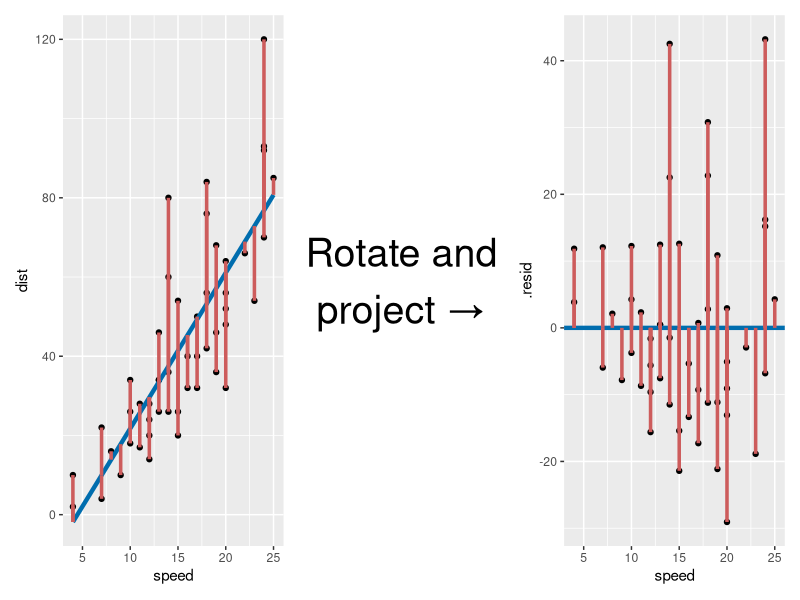
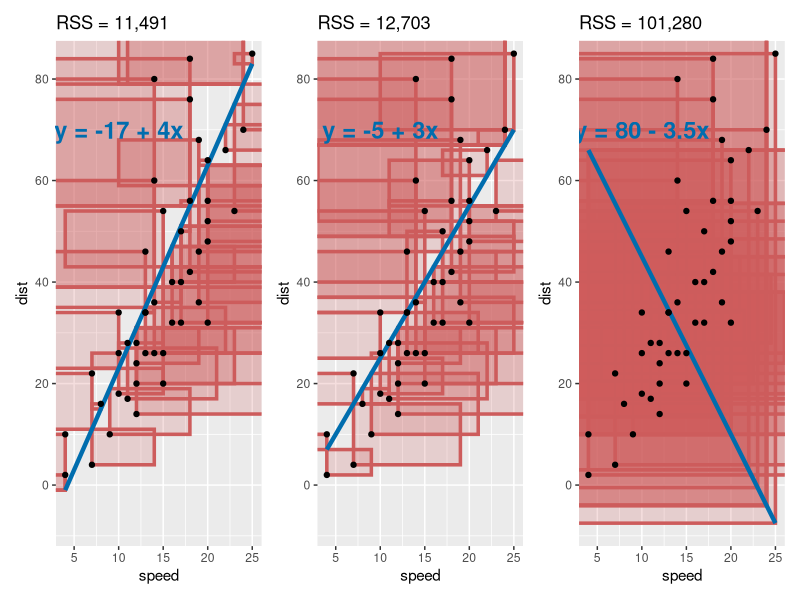
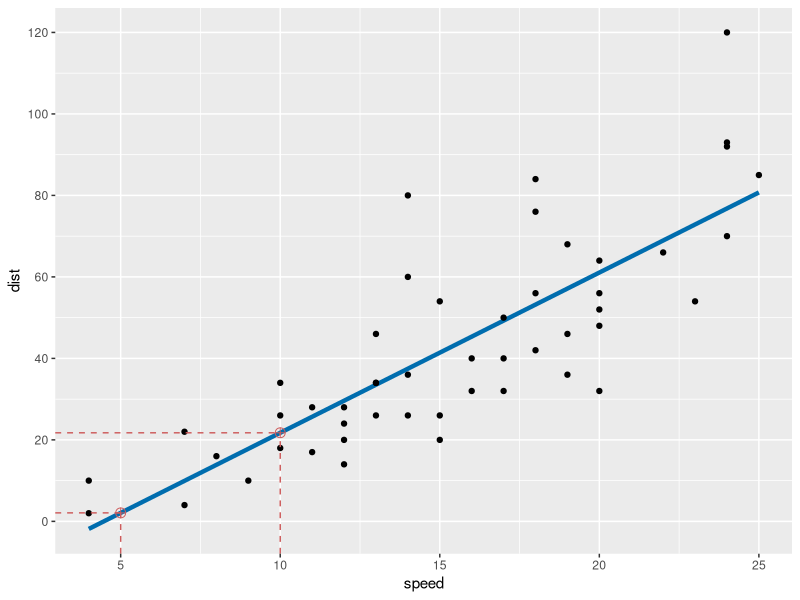

These figures' R source, in order:
## ---- chunk 1
knitr::opts_chunk$set(#fig.path = "images/chapter8-01/",
                      fig.align = "center",
                      fig.width = 10, 
                      fig.height = 4,
                      cache.path = "cache/",
                      cache = FALSE,
                      echo = TRUE)
library(tidyverse)
library(broom)
library(grid)
library(patchwork)
## ---- chunk 2

## ---- chunk 3
fit <- augment(lm(dist ~ speed, cars))
g1 <- ggplot(fit, aes(speed, dist)) + 
  geom_point() + 
  geom_line(aes(y = .fitted), color = "#006dae", size = 1.5) +
  geom_segment(aes(x = speed, xend = speed,
                   y = .fitted, yend = dist), 
               color = "indianred", size = 1.2)

g2 <- ggplot() + theme_void() +
  annotate("text", x = 0.5, y = 0.5, label = "Rotate and\nproject →", size = 10)

g3 <- ggplot(fit, aes(speed, .resid)) + 
  geom_point() + 
  geom_hline(yintercept = 0, color = "#006dae", size = 1.5) +
  geom_segment(aes(x = speed, xend = speed,
                   y = .resid, yend = 0), 
               color = "indianred", size = 1.2)

g1 + g2 + g3
## ---- chunk 4
df <- cars %>% 
  mutate(fit1 = -17 + 4 * speed,
         fit2 = -5 + 3 * speed,
         fit3 = 80 - 3.5 * speed)

rss_plot <- function(fit, label) {
  df %>% 
    mutate(res = dist - df[[fit]],
           ind = res > 0) %>% 
    ggplot(aes(speed, dist)) +
    geom_rect(aes(xmin = ind * (speed - abs(res)) + 
                         (1 - ind) * (speed + abs(res)), 
                  xmax = speed,
                  ymin = df[[fit]], ymax = dist), fill = "indianred",
                 color = "indianred", size = 1.2, alpha = 0.2) +
    geom_line(aes(y = df[[fit]]), color = "#006dae", size = 1.5) +
    geom_point() + 
    annotate("text", label = label, x = 10, y = 70, size = 6, color = "#006dae", fontface = "bold") +
    ggtitle(paste0("RSS = ", scales::comma(sum((df[[fit]] - df$dist)^2)))) +
    coord_cartesian(xlim = c(min(df$speed), max(df$speed)),
                    ylim = c(min(df$fit3), max(df$fit1)))
}

g1 <- rss_plot("fit1", "y = -17 + 4x")
g2 <- rss_plot("fit2", "y = -5 + 3x")
g3 <- rss_plot("fit3", "y = 80 - 3.5x")

g1 + g2 + g3
## ---- chunk 5
fit <- lm(dist ~  speed, data = cars)
## ---- chunk 6
coef(fit)
## ---- chunk 7
sigma(fit)
## ---- chunk 8
residuals(fit)
## ---- chunk 9
summary(fit)
## ---- chunk 10
broom::tidy(fit)
## ---- chunk 11
broom::glance(fit)
## ---- chunk 12
broom::augment(fit)
## ---- chunk 13
predict(fit, data.frame(speed = c(5, 10)))
## ---- chunk 14
pred <- data.frame(speed = c(5, 10), dist = predict(fit, data.frame(speed = c(5, 10))))
ggplot(cars, aes(speed, dist)) +
  geom_smooth(method = lm, se = FALSE, color = "#006dae", size = 1.5, formula = y ~ x) +
  geom_point() +
  geom_point(data = pred, color = "indianred", size = 3, shape = 10) +
  scale_y_continuous(breaks = seq(0, 120, by = 20)) +
  geom_segment(data = data.frame(x = c(5, -Inf, 10, -Inf),
                                 xend = c(5, 5, 10, 10),
                                 y = c(-Inf, pred$dist[1], -Inf, pred$dist[2]),
                                 yend = c(pred$dist[1], pred$dist[1], pred$dist[2], pred$dist[2])), 
               aes(x = x, xend = xend, y = y, yend = yend),
               color = "indianred", linetype = "dashed")
  
